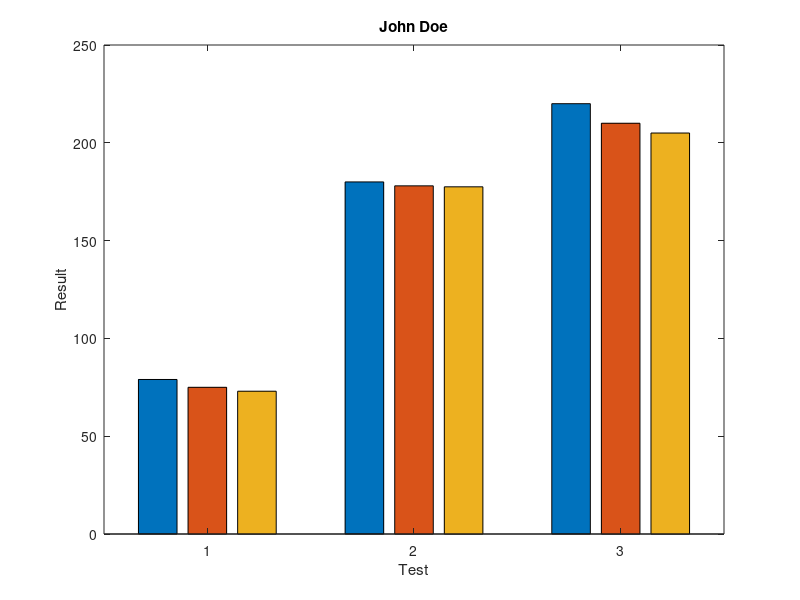
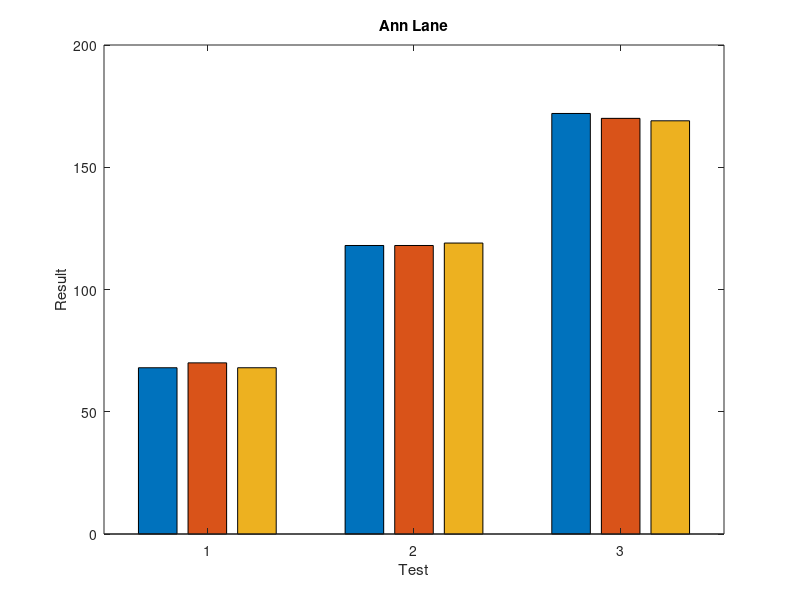

The MATLAB script that drew these images, in order:
%% 结构体数组
patient(1).name = 'John Doe';
patient(1).billing = 127.00;
patient(1).test = [79, 75, 73; 180, 178, 177.5; 220, 210, 205];

patient(2).name = 'Ann Lane';
patient(2).billing = 28.50;
patient(2).test = [68, 70, 68; 118, 118, 119; 172, 170, 169];

patient

% 为每位患者的测试结果创建一个条形图
numPatients = numel(patient);
for p = 1:numPatients
   figure
   bar(patient(p).test)
   title(patient(p).name)
   xlabel('Test')
   ylabel('Result')
end